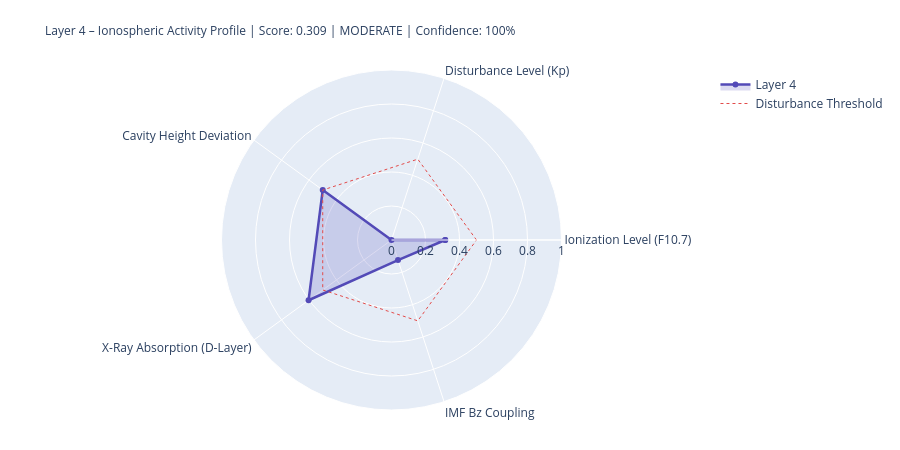

Notebook cell for this chart:
### Markdown cell above
---
## 4. State Assessment & Handoff to Layer 5

### Code cell
# ============================================================
# LAYER-4-SCORE
# ============================================================

COMPONENTS = {
    'Ionization Level (F10.7)':    {'score': ioniz,       'source': 'primary' if f107_now else 'from_layer0', 'dynamic': True},
    'Disturbance Level (Kp)':          {'score': disturb,     'source': 'primary' if kp_now   else 'from_layer0', 'dynamic': True},
    'Cavity Height Deviation':    {'score': h_dev,       'source': 'derived',                                'dynamic': True},
    'X-Ray Absorption (D-Layer)':{'score': xray_ioniz,  'source': 'primary' if xray_now else 'missing',     'dynamic': True},
    'IMF Bz Coupling':             {'score': bz_coupling, 'source': 'primary' if bz_now   else 'from_layer0', 'dynamic': True},
}

available    = {k: v['score'] for k, v in COMPONENTS.items() if v['score'] is not None}
unavailable  = [k for k, v in COMPONENTS.items() if v['score'] is None]
layer4_score = round(sum(available.values()) / len(available), 4) if available else None
confidence   = round(len(available) / len(COMPONENTS), 2)
level = ('unknown' if layer4_score is None
         else 'quiet'   if layer4_score < 0.3
         else 'moderate' if layer4_score < 0.6
         else 'active')
dominant_l4 = max(available, key=available.get) if available else 'none'

# Resonance delta for Schumann SR-1
sr1_ref = schumann_freq(1, 80.0)
sr1_now = schumann_freq(1, h_eff)
sr1_delta_mhz = (sr1_now - sr1_ref) * 1000

# Propagation conditions
prop_cond = ('disturbed'   if kp_val > 4
             else 'unsettled' if kp_val > 2
             else 'normal')
if xray_class in ['X', 'M']:
    prop_cond = 'Radio-Blackout moeglich'

W = 68
print('=' * W)
print('LAYER 4 – IONOSPHERE – STATE ASSESSMENT')
print('=' * W)
for name, comp in COMPONENTS.items():
    s = comp['score']
    if s is not None:
        bar = '█' * int(s * 20) + '░' * (20 - int(s * 20))
        print(f'  {name:<36} {bar}  {s:.3f}  [{comp["source"]}]')
    else:
        print(f'  {name:<36} {"─" * 20}  n/a   [missing]')
print('-' * W)
print(f'  Score:          {layer4_score:.3f}  ({len(available)}/{len(COMPONENTS)} components)')
print(f'  Confidence:     {confidence:.0%}')
print(f'  Level:          {level.upper()}')
print(f'  Dominant:       {dominant_l4}')
print(f'  Cavity height:  {h_eff:.1f} km  (Ref: 80.0 km)')
print(f'  SR-1:           {sr1_now:.3f} Hz  (Δ {sr1_delta_mhz:+.1f} mHz vs. ref)')
print(f'  Propagation:    {prop_cond}')
print(f'  X-Ray:          {xray_class}-class  ({xray_now:.2e} W/m²)' if xray_now else '  X-Ray:          n/a')
print('=' * W)

# Radar
cats   = list(available.keys())
vals_r = list(available.values())
if len(cats) >= 3:
    fig = go.Figure()
    fig.add_trace(go.Scatterpolar(
        r=vals_r + [vals_r[0]], theta=cats + [cats[0]],
        fill='toself', fillcolor='rgba(83,74,183,0.20)',
        line=dict(color='#534AB7', width=2.5), name='Layer 4'
    ))
    fig.add_trace(go.Scatterpolar(
        r=[0.5] * (len(cats)+1), theta=cats + [cats[0]],
        line=dict(color='#E24B4A', dash='dot', width=1),
        mode='lines', name='Disturbance Threshold'
    ))
    fig.update_layout(
        title=dict(
            text=f'Layer 4 – Ionospheric Activity Profile | Score: {layer4_score:.3f} | {level.upper()} | Confidence: {confidence:.0%}',
            font=dict(size=12)
        ),
        polar=dict(radialaxis=dict(visible=True, range=[0, 1])),
        height=450, showlegend=True,
        margin=dict(l=80, r=80, t=70, b=40)
    )
    fig.show()

### Figure 1 — Plotly figure (JSON) as saved in the notebook; plotly's stock layout.template omitted (floating-point values rounded to 4 significant figures)
{"data": [{"fill": "toself", "fillcolor": "rgba(83,74,183,0.20)", "line": {"color": "#534AB7", "width": 2.5}, "name": "Layer 4", "r": [0.316, 0.0, 0.5, 0.603, 0.124, 0.316], "theta": ["Ionization Level (F10.7)", "Disturbance Level (Kp)", "Cavity Height Deviation", "X-Ray Absorption (D-Layer)", "IMF Bz Coupling", "Ionization Level (F10.7)"], "type": "scatterpolar"}, {"line": {"color": "#E24B4A", "dash": "dot", "width": 1}, "mode": "lines", "name": "Disturbance Threshold", "r": [0.5, 0.5, 0.5, 0.5, 0.5, 0.5], "theta": ["Ionization Level (F10.7)", "Disturbance Level (Kp)", "Cavity Height Deviation", "X-Ray Absorption (D-Layer)", "IMF Bz Coupling", "Ionization Level (F10.7)"], "type": "scatterpolar"}], "layout": {"height": 450, "margin": {"b": 40, "l": 80, "r": 80, "t": 70}, "polar": {"radialaxis": {"range": [0, 1], "visible": true}}, "showlegend": true, "title": {"font": {"size": 12}, "text": "Layer 4 – Ionospheric Activity Profile | Score: 0.309 | MODERATE | Confidence: 100%"}}}
